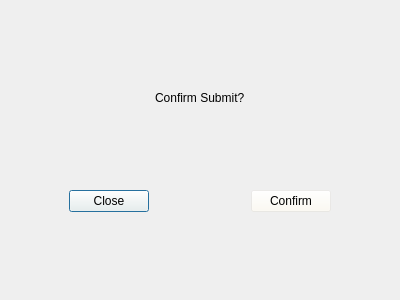
<?xml version="1.0" encoding="UTF-8"?>
<ui version="4.0">
 <class>ConfirmDialog</class>
 <widget class="QDialog" name="ConfirmDialog">
  <property name="geometry">
   <rect>
    <x>0</x>
    <y>0</y>
    <width>400</width>
    <height>300</height>
   </rect>
  </property>
  <property name="windowTitle">
   <string>Confirm</string>
  </property>
  <property name="windowIcon">
   <iconset resource="images.qrc">
    <normaloff>:/icon1.jpg</normaloff>:/icon1.jpg</iconset>
  </property>
  <property name="styleSheet">
   <string notr="true">QDialog#ConfirmDialog{
border-image: url(:/background7.jpg);
}

*{font: 12pt &quot;Courier New&quot;;}
QPushButton{background-color: rgba(255, 251, 240,50);
color:black;
}
</string>
  </property>
  <layout class="QGridLayout" name="gridLayout">
   <item row="3" column="1">
    <widget class="QPushButton" name="closeBtn">
     <property name="text">
      <string>Close</string>
     </property>
    </widget>
   </item>
   <item row="3" column="3">
    <widget class="QPushButton" name="confirmBtn">
     <property name="text">
      <string>Confirm</string>
     </property>
    </widget>
   </item>
   <item row="3" column="2">
    <spacer name="horizontalSpacer_3">
     <property name="orientation">
      <enum>Qt::Horizontal</enum>
     </property>
     <property name="sizeHint" stdset="0">
      <size>
       <width>40</width>
       <height>20</height>
      </size>
     </property>
    </spacer>
   </item>
   <item row="1" column="0">
    <spacer name="horizontalSpacer">
     <property name="orientation">
      <enum>Qt::Horizontal</enum>
     </property>
     <property name="sizeHint" stdset="0">
      <size>
       <width>40</width>
       <height>20</height>
      </size>
     </property>
    </spacer>
   </item>
   <item row="1" column="4">
    <spacer name="horizontalSpacer_2">
     <property name="orientation">
      <enum>Qt::Horizontal</enum>
     </property>
     <property name="sizeHint" stdset="0">
      <size>
       <width>40</width>
       <height>20</height>
      </size>
     </property>
    </spacer>
   </item>
   <item row="4" column="1">
    <spacer name="verticalSpacer">
     <property name="orientation">
      <enum>Qt::Vertical</enum>
     </property>
     <property name="sizeHint" stdset="0">
      <size>
       <width>20</width>
       <height>40</height>
      </size>
     </property>
    </spacer>
   </item>
   <item row="2" column="2">
    <spacer name="verticalSpacer_3">
     <property name="orientation">
      <enum>Qt::Vertical</enum>
     </property>
     <property name="sizeHint" stdset="0">
      <size>
       <width>20</width>
       <height>40</height>
      </size>
     </property>
    </spacer>
   </item>
   <item row="4" column="3">
    <spacer name="verticalSpacer_4">
     <property name="orientation">
      <enum>Qt::Vertical</enum>
     </property>
     <property name="sizeHint" stdset="0">
      <size>
       <width>20</width>
       <height>40</height>
      </size>
     </property>
    </spacer>
   </item>
   <item row="1" column="2">
    <widget class="QLabel" name="informLabel">
     <property name="styleSheet">
      <string notr="true">QLabel#informLabel{color:black;}</string>
     </property>
     <property name="text">
      <string>Confirm Submit?</string>
     </property>
    </widget>
   </item>
   <item row="0" column="2">
    <spacer name="verticalSpacer_2">
     <property name="orientation">
      <enum>Qt::Vertical</enum>
     </property>
     <property name="sizeHint" stdset="0">
      <size>
       <width>20</width>
       <height>40</height>
      </size>
     </property>
    </spacer>
   </item>
  </layout>
 </widget>
 <resources>
  <include location="images.qrc"/>
 </resources>
 <connections/>
</ui>
